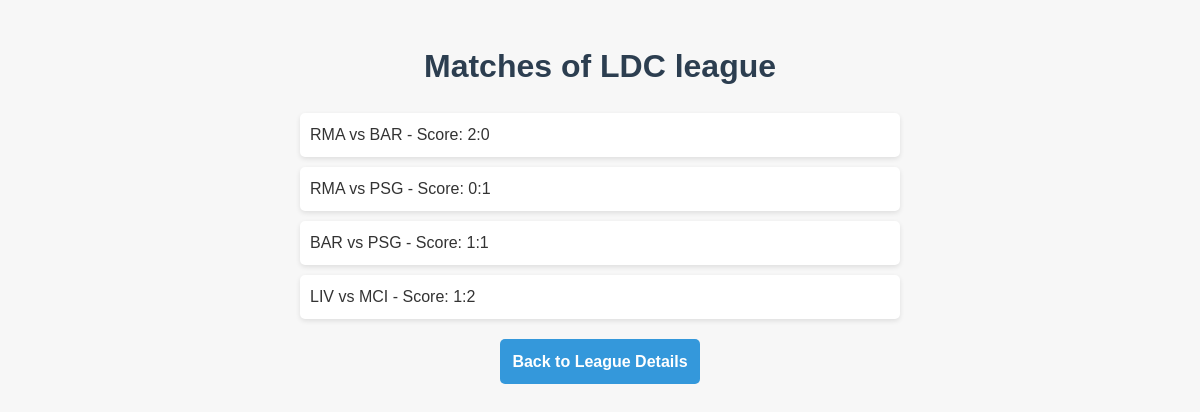
Page /matches/5/allMatches on the committed database.
### matches/models.py (models this page shows, shortened)
class League(models.Model):
    name = models.CharField(max_length=50, unique=True)
    number_of_teams = models.IntegerField()
    start_date = models.DateField()
    end_date = models.DateField()

class Match(models.Model):
    league = models.ForeignKey(League, related_name='matches', on_delete=models.CASCADE)
    date = models.DateField()
    home_team = models.ForeignKey(Team, related_name='home_games', on_delete=models.CASCADE)
    away_team = models.ForeignKey(Team, related_name='away_games', on_delete=models.CASCADE)
    home_score = models.IntegerField(default=0, validators=[MinValueValidator(0)])
    away_score = models.IntegerField(default=0, validators=[MinValueValidator(0)])
    completed = models.BooleanField(default=False)

class Team(models.Model):
    league = models.ForeignKey(League, related_name='teams', on_delete=models.CASCADE)
    name = models.CharField(max_length=100, unique=True)
    games_played = models.IntegerField(default=0)
    wins = models.IntegerField(default=0)
    losses = models.IntegerField(default=0)
    draws = models.IntegerField(default=0)
    points = models.IntegerField(default=0)
    goals_for = models.IntegerField(default=0, validators=[MinValueValidator(0)])
    goals_against = models.IntegerField(default=0, validators=[MinValueValidator(0)])
    goal_difference = models.IntegerField(default=0)
    class Meta:
        unique_together = ('name', 'league')

### matches/views.py (the view)
# urls.py: path('matches/<int:league_id>/allMatches', MatchListView.as_view(), name='matchList'),
class MatchListView(ListView):
    model = Match
    context_object_name = 'matches'
    template_name = 'matches/leagueMatches.html'
    def get_context_data(self, **kwargs):
        context = super().get_context_data(**kwargs)
        context['league'] = League.objects.get(pk=self.kwargs.get('league_id'))
        return context
    def get_queryset(self):
        return Match.objects.all().order_by('-date')

### matches/templates/matches/leagueMatches.html (shortened to what this page needs)
<!DOCTYPE html>
<html lang="en">
  <head>
  </head>
  <body>
    <h1>Matches of {{ league.name }} league</h1>
    <ul>
      {% for match in matches %}
      <li>
        {{ match.home_team.name }} vs {{ match.away_team.name }} - Score: {{ match.home_score }}:{{ match.away_score }}
      </li>
      {% empty %}
      <li>No matches scheduled yet.</li>
      {% endfor %}
    </ul>
    <a href="{% url 'allLeague' %}">Back to League Details</a>
  </body>
</html>

### matches/templates/matches/leagueMatches.html (style rules this page uses)
body { font-family: 'Arial', sans-serif; background-color: #f7f7f7; color: #333; margin: 0; padding: 20px; line-height: 1.6; }
h1 { color: #2c3e50; text-align: center; margin-bottom: 20px; }
ul { list-style: none; padding: 0; max-width: 600px; margin: auto; }
li { background: #ffffff; padding: 10px; margin-bottom: 10px; border-radius: 5px; box-shadow: 0 2px 5px rgba(0,0,0,0.1); font-size: 16px; line-height: 1.5; }
li:last-child { margin-bottom: 0; }
a { display: block; text-align: center; width: 180px; margin: 20px auto; padding: 10px; background-color: #3498db; color: white; text-decoration: none; border-radius: 5px; font-weight: bold; transition: background-color 0.3s ease; }

### rows in the picture
League: name "LDC"
Match: home_team.name "RMA", away_team.name "BAR", home_score "2", away_score "0"
Match: home_team.name "RMA", away_team.name "PSG", home_score "0", away_score "1"
Match: home_team.name "BAR", away_team.name "PSG", home_score "1", away_score "1"
Match: home_team.name "LIV", away_team.name "MCI", home_score "1", away_score "2"
